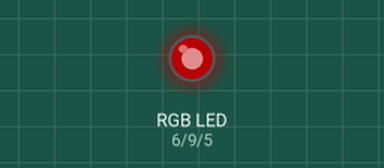
A sketch run on a simulated Arduino Uno, built with avr-gcc and run on an emulated ATmega328P. Parts: an RGB LED mixed from three pins (HIGH = lit). Dim RGB values are drawn brighter than linear; random numbers use the default seed unless the sketch sets one.

Above: at 0.7 s.
At 1.3 s:
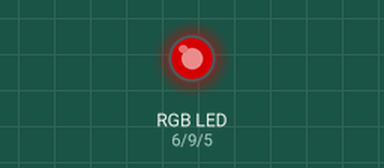
At 2.2 s:
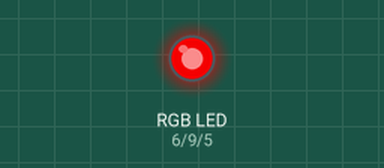
At 3.7 s:
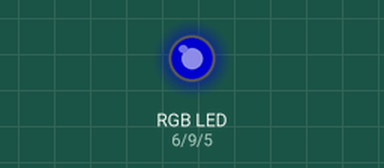
At 7.0 s:
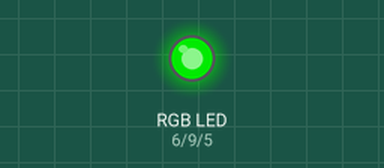
At 13.08 s:
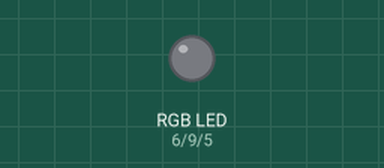
Timing chart, 0 to 21.7 s (numbered marks = the images above):
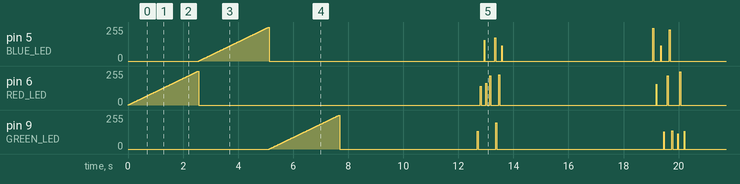

The sketch:

RGBledlist.ino
```cpp
#define RED_LED 6
#define BLUE_LED 5
#define GREEN_LED 9

int ledcolor = 6;

const int randcolor[] = {6, 5, 9};  //global variable

int brightness = 255;

int gBright = 0;
int rBright = 0;
int bBright = 0;

int fadeSpeed = 10;

void setup() {
   pinMode(GREEN_LED, OUTPUT);
   pinMode(RED_LED, OUTPUT);
   pinMode(BLUE_LED, OUTPUT);

   TurnOn();
   delay(5000);
   //TurnOff();
}

void TurnOn() {
   for (int i = 0; i < 256; i++) {
       analogWrite(RED_LED, rBright);
       rBright +=1;
       delay(fadeSpeed);
   }
   analogWrite(RED_LED, 0);

   for (int i = 0; i < 256; i++) {
       analogWrite(BLUE_LED, bBright);
       bBright += 1;
       delay(fadeSpeed);
   }
   analogWrite(BLUE_LED, 0);

   for (int i = 0; i < 256; i++) {
       analogWrite(GREEN_LED, gBright);
       gBright +=1;
       delay(fadeSpeed);
   }
   analogWrite(GREEN_LED, 0);

}

void TurnOff() {
   for (int i = 0; i < 256; i++) {
       analogWrite(GREEN_LED, brightness);
       analogWrite(RED_LED, brightness);
       analogWrite(BLUE_LED, brightness);
       brightness -= 1;
       delay(fadeSpeed);
   }
}

void loop() {
  // put your main code here, to run repeatedly:
  int flashCount = random (3, 15);        // Min. and max. number of flashes each loop
  int flashBrightnessMin =  100;           // LED flash min. brightness (0-255)
  int flashBrightnessMax =  255;          // LED flash max. brightness (0-255)

  int flashDurationMin = 1;               // Min. duration of each seperate flash
  int flashDurationMax = 50;              // Max. duration of each seperate flash

  int nextFlashDelayMin = 1;              // Min, delay between each flash and the next
  int nextFlashDelayMax = 150;            // Max, delay between each flash and the next

  //int thunderDelay = random (500, 3000);  // Min. and max. delay between flashing and playing sound
  //int thunderFile = random (1, 17);       // There are 17 soundfiles: 0001.mp3 ... 0017.mp3
  int loopDelay = random (5000, 30000);   // Min. and max. delay between each loop

  for (int flash = 0 ; flash <= flashCount; flash += 1) { // Flashing LED strip in a loop, random count
    ledcolor = randcolor[random(0, 3)];
    analogWrite(ledcolor, random (flashBrightnessMin, flashBrightnessMax)); // Turn LED strip on, random brightness
    delay(random(flashDurationMin, flashDurationMax)); // Keep it tured on, random duration

    analogWrite(ledcolor, 0); // Turn the LED strip off
    delay(random(nextFlashDelayMin, nextFlashDelayMax)); // Random delay before next flash
  }
  delay(loopDelay);
}
```
